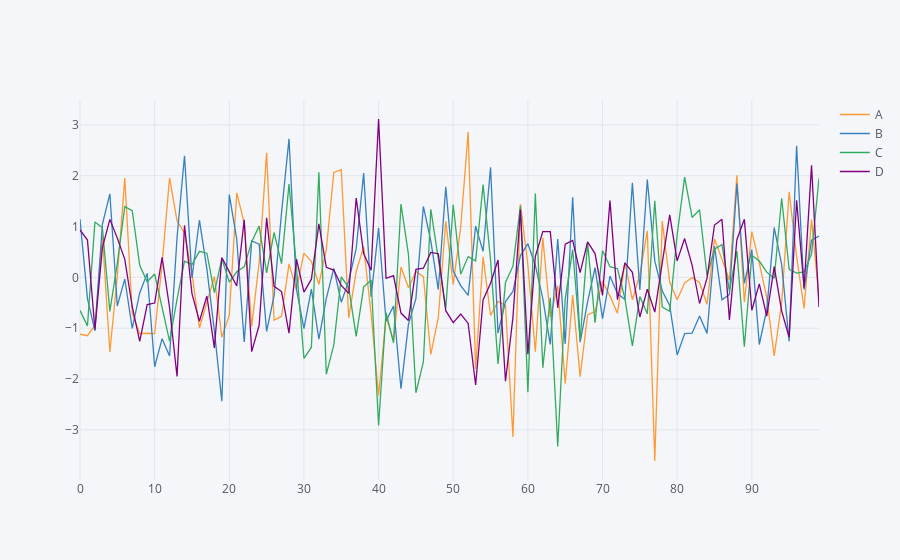

The code cell stored with this chart in its notebook:
### Markdown cell above
## Line Plot

### Code cell
df.iplot()
#     Click on legend to draw focus on specific element eg A & C
